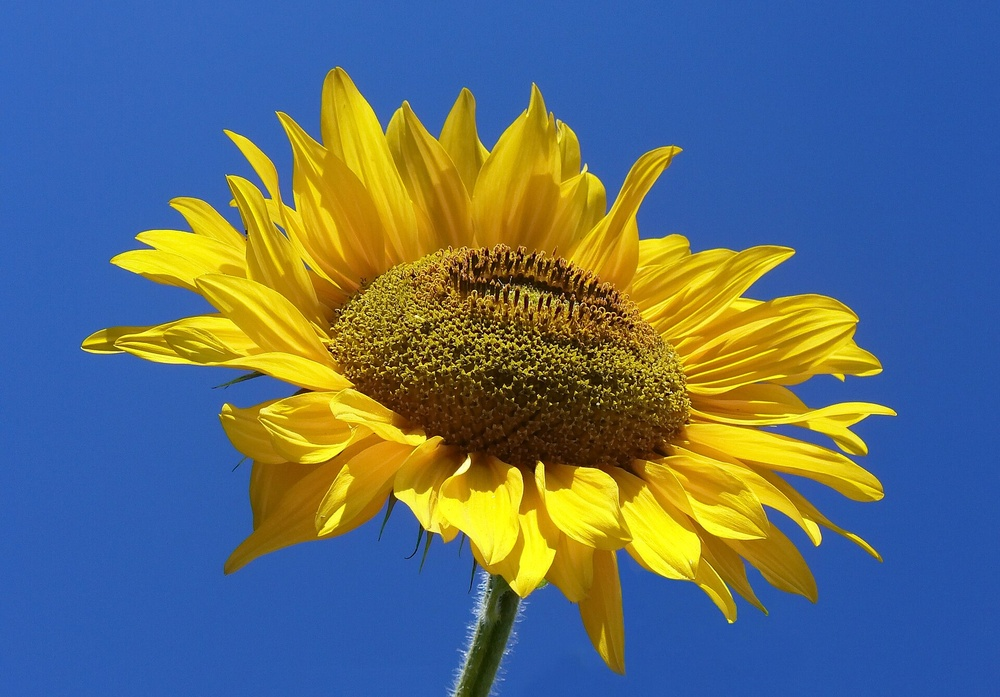
#> input picture Sunflower_from_Silesia2.jpg, 1000 x 697 px, shrunk from 1920 x 1339 before the run
$ jupyter execute Image_Processing_Lab4.ipynb
#> lines starting #> are read from the running program, lines starting #| are printed output that depends on the picture
[cell 1]
import cv2
import numpy as np
import matplotlib.pyplot as plt

[cell 2]
img=cv2.imread('Sunflower_from_Silesia2.jpg')
#> img is the input picture: shape (697, 1000, 3); mean B, G, R 117.6, 110, 93.2
img=cv2.cvtColor(img,cv2.COLOR_BGR2RGB)

[cell 3]
plt.imshow(img)

[cell 4]
grey_img=cv2.cvtColor(img,cv2.COLOR_RGBA2GRAY)
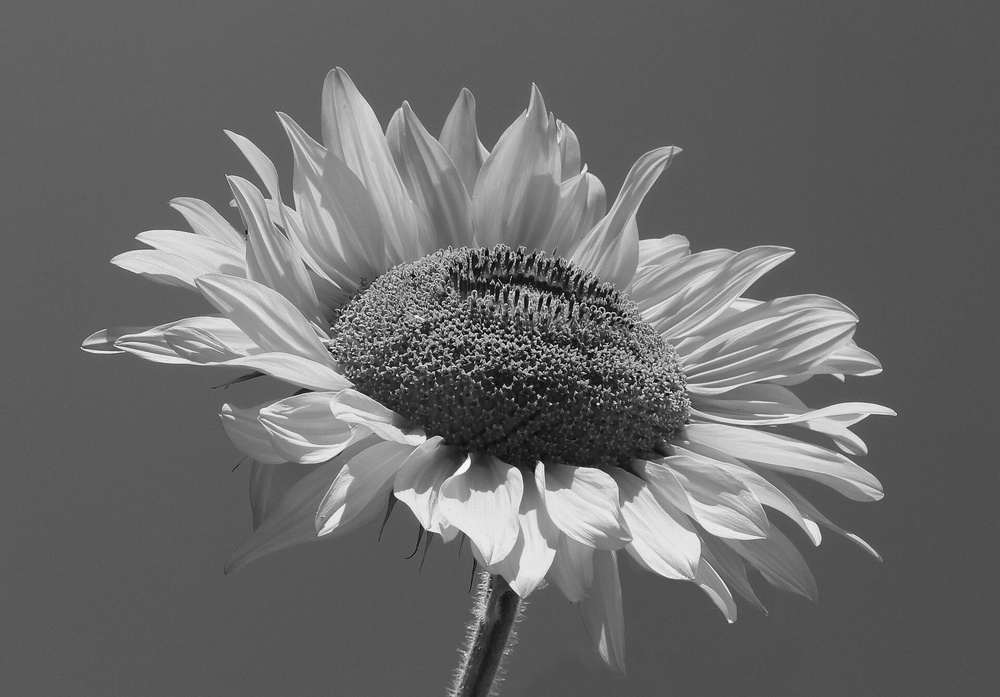
#> grey_img: shape (697, 1000); min 3, max 248, mean 105.8
plt.imshow(grey_img,cmap='gray')

[cell 5]
h,w=grey_img.shape
#> h = 697; w = 1000
log_img=grey_img.copy()
for i in range(h):
  for j in range(w):
    log_img[i,j]=np.log(1+grey_img[i,j])
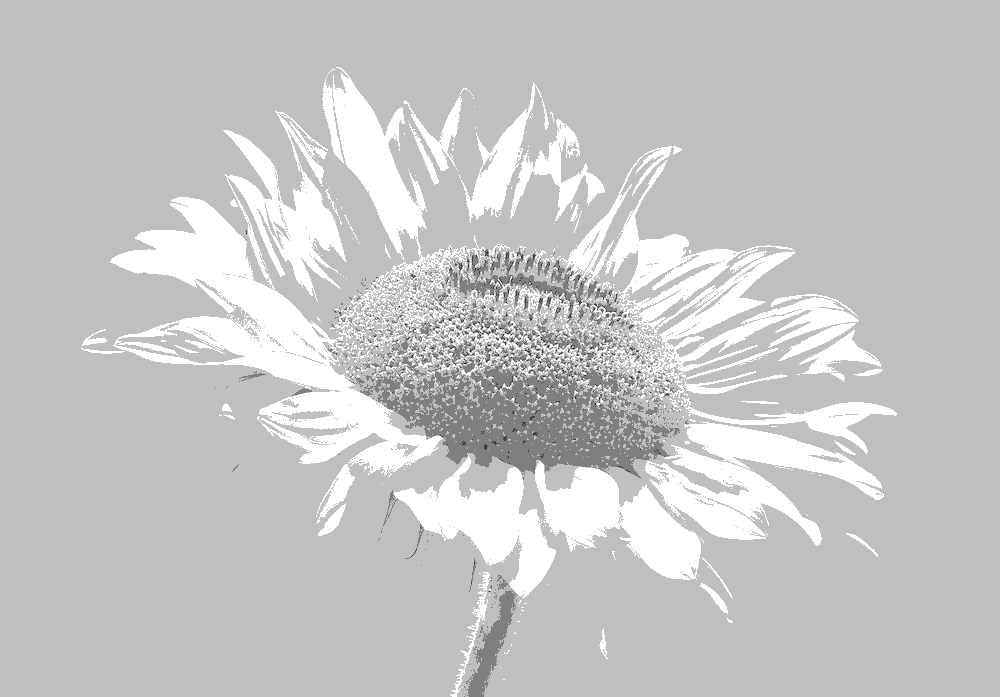
#> log_img: shape (697, 1000); min 1, max 5, mean 4.11; drawn with min black and max white

plt.imshow(log_img,cmap='gray')

[cell 6]
import cv2
import numpy as np
import matplotlib.pyplot as plt

img = cv2.imread("Sunflower_from_Silesia2.jpg", 0)
#> img: shape (697, 1000); min 0, max 253, mean 105.8

gamma = float(input("Enter gamma value: ")) # bw 1 and 0 bright greater than 1
#> the answer given: 1
# darker image will be formed


gamma_img = np.power(img, gamma)


plt.subplot(1, 2, 1)
plt.imshow(img, cmap='gray')
plt.title("Original Image")
plt.axis('off')

plt.subplot(1, 2, 2)
plt.imshow(gamma_img, cmap='gray')
plt.title("Gamma Transformed")
plt.axis('off')

plt.show()
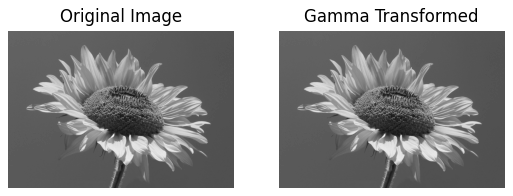
#> figure drawn by matplotlib, 2 panels

[cell 7]
import cv2
import numpy as np
import matplotlib.pyplot as plt

img = cv2.imread("Sunflower_from_Silesia2.jpg",cv2.IMREAD_COLOR_RGB)

rmin = int(input("Enter input minimum intensity: "))
#> the answer given: 3
rmax = int(input("Enter input maximum intensity: "))
#> the answer given: 3

smin = int(input("Enter output minimum intensity: "))
#> the answer given: 3
smax = int(input("Enter output maximum intensity: "))
#> the answer given: 3
output=img.copy()

# Contrast stretching
mask = (img >= rmin) & (img <= rmax)
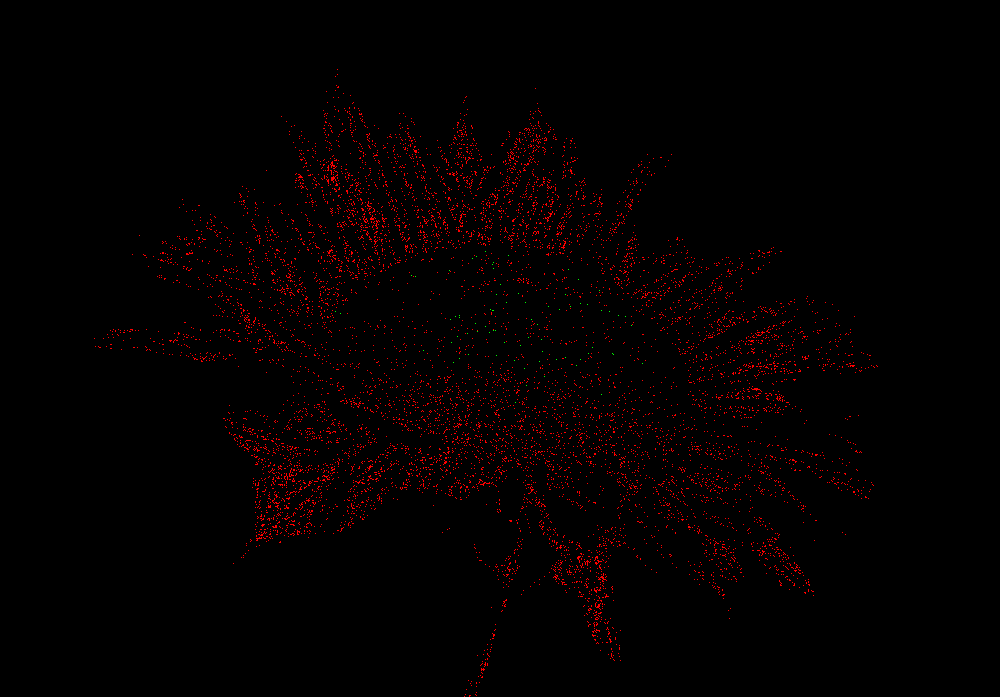
#> mask: shape (697, 1000, 3) bool; mean B, G, R 0, 0.000108, 0.0172

output[mask] = ((img[mask] - rmin) * (smax - smin)) / (rmax - rmin) + smin
#> output: shape (697, 1000, 3); mean R, G, B 93.2, 110, 117.5


# Display
plt.subplot(1, 2, 1)
plt.imshow(img, cmap='gray')
plt.title("Original Image")
plt.axis('off')

plt.subplot(1, 2, 2)
plt.imshow(output, cmap='gray')
plt.title("Contrast Stretched")
plt.axis('off')

plt.show()
